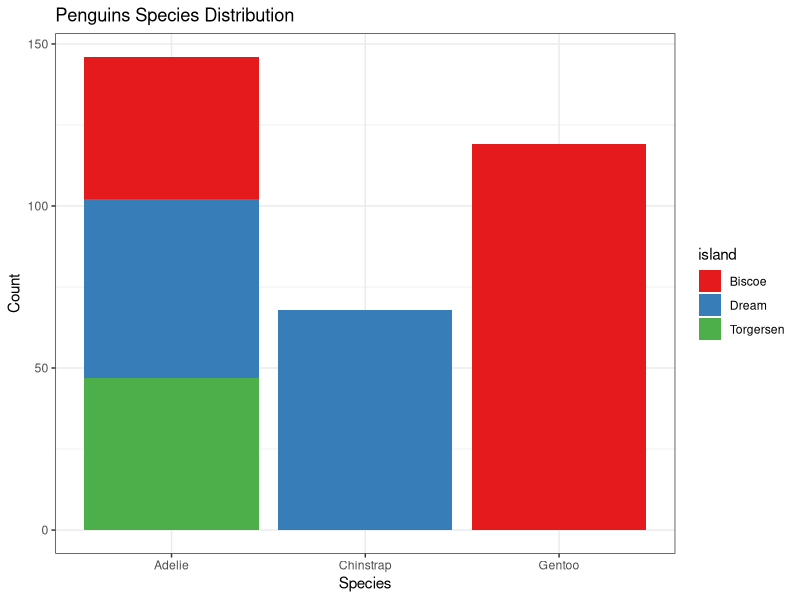
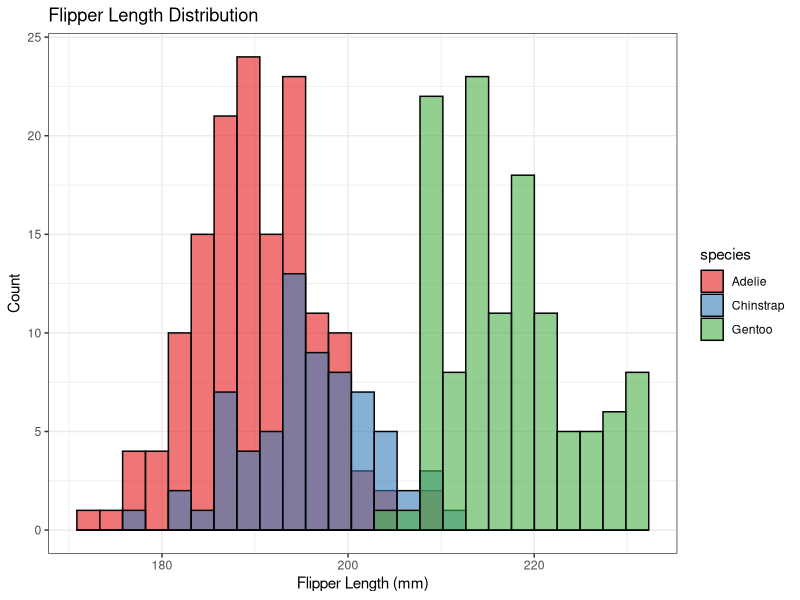
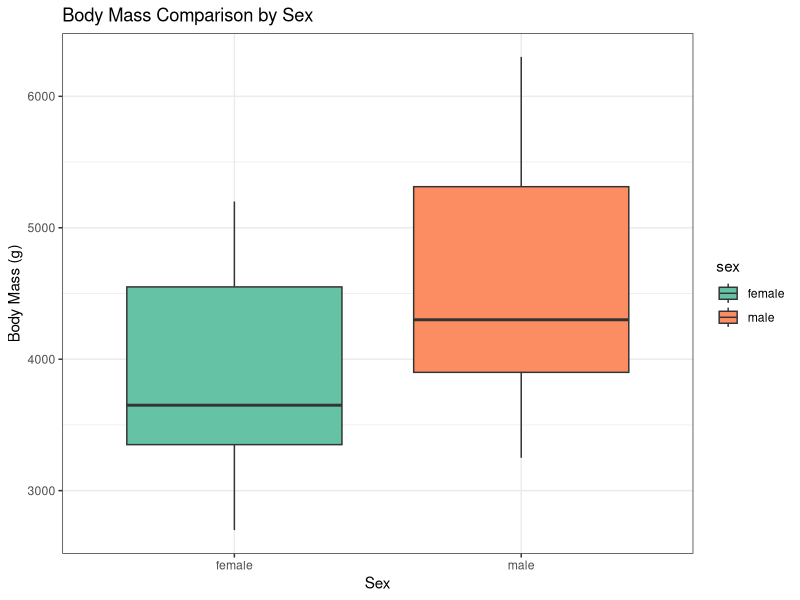
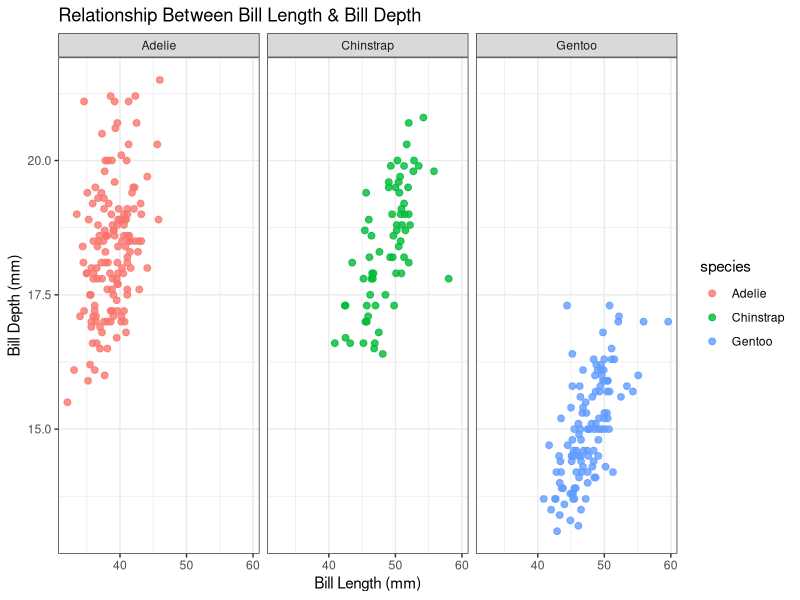
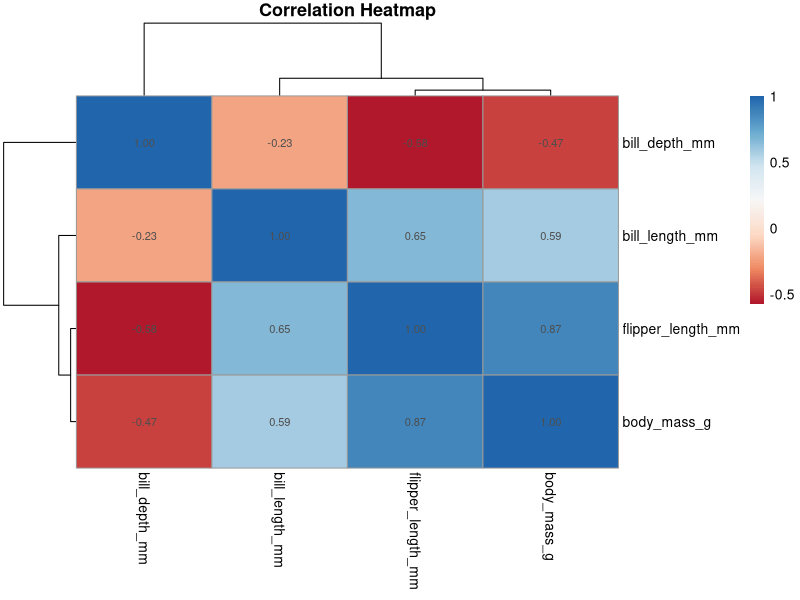

Reproduce these figures in R, in order.
## ---- chunk 1
knitr::opts_chunk$set(echo = TRUE, warning = FALSE, message = FALSE)
## ---- chunk 2
library(palmerpenguins)
library(ggplot2)
library(RColorBrewer)
library(pheatmap)

# Load and Inspect Data
Data = penguins
Data_clean = na.omit(Data)
head(Data_clean)
## ---- chunk 3
ggplot(data = Data_clean, mapping = aes(x = species, fill = island)) +
  geom_bar() +
  theme_bw() +
  scale_fill_brewer(palette = "Set1") +
  xlab("Species") +
  ylab("Count") +
  ggtitle("Penguins Species Distribution")
## ---- chunk 4
ggplot(data = Data_clean, mapping = aes(x = flipper_length_mm, fill = species)) +
  geom_histogram(bins = 25, color = "black", alpha = 0.6, position = "identity") +
  theme_bw() +
  scale_fill_brewer(palette = "Set1") +
  xlab("Flipper Length (mm)") +
  ylab("Count") +
  ggtitle("Flipper Length Distribution")
## ---- chunk 5
ggplot(data = Data_clean, mapping = aes(x = sex, y = body_mass_g, fill = sex)) +
  geom_boxplot() +
  theme_bw() +
  scale_fill_brewer(palette = "Set2") +
  xlab("Sex") +
  ylab("Body Mass (g)") +
  ggtitle("Body Mass Comparison by Sex")
## ---- chunk 6
ggplot(data = Data_clean, mapping = aes(x = bill_length_mm, y = bill_depth_mm, colour = species)) +
  geom_point(size = 2, alpha = 0.8) +
  theme_bw() +
  xlab("Bill Length (mm)") +
  ylab("Bill Depth (mm)") +
  ggtitle("Relationship Between Bill Length & Bill Depth") +
  facet_grid(~species)
## ---- chunk 7
# Prepare Data
numeric_col = Data_clean[, c("bill_length_mm", "bill_depth_mm", 
                             "flipper_length_mm", "body_mass_g")]
cor_matrix = cor(numeric_col)

# Plot Heatmap
pheatmap(mat = cor_matrix, 
         display_numbers = TRUE, 
         cluster_rows = TRUE, 
         cluster_cols = TRUE, 
         color = colorRampPalette(brewer.pal(n = 7, name = "RdBu"))(100),
         main = "Correlation Heatmap")
